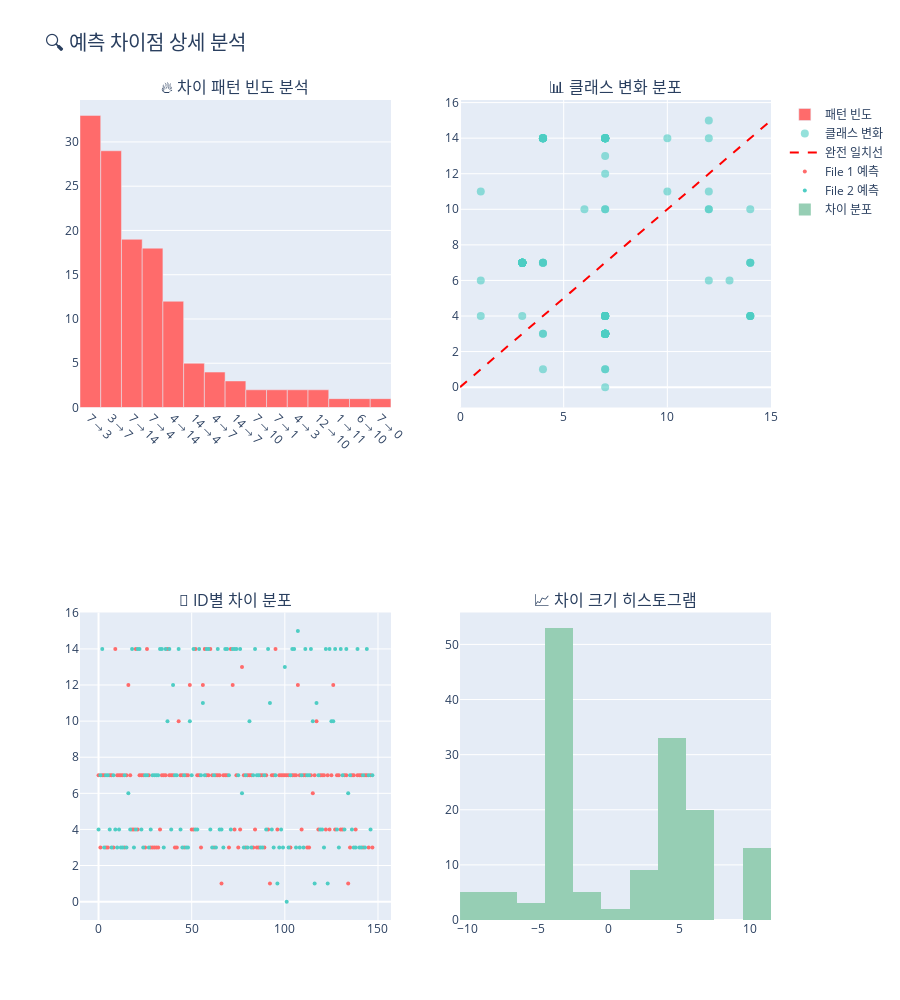

Notebook source saved alongside this figure:
### Code cell
# 📊 차이점 시각화 (다양한 관점)
def plot_difference_analysis():
    """
    차이점 분석을 위한 4개 서브플롯 차트 생성
    
    Returns:
        plotly.graph_objects.Figure or None: 생성된 차트 또는 None
    """
    # 필요한 데이터가 있는지 확인
    if not (file1_info and file2_info and len(different_predictions) > 0):
        print("⚠️ 차이점 데이터가 없어 시각화를 생성할 수 없습니다.")
        return None
    
    # 서브플롯 생성
    fig = make_subplots(
        rows=2, cols=2,
        subplot_titles=[
            "🔥 차이 패턴 빈도 분석",
            "📊 클래스 변화 분포",
            "🎯 ID별 차이 분포",
            "📈 차이 크기 히스토그램"
        ]
    )
    
    # 1. 차이 패턴 빈도 (막대 차트)
    pattern_counts = different_predictions.groupby(['target_file1', 'target_file2']).size().reset_index(name='count')
    pattern_counts['pattern'] = pattern_counts['target_file1'].astype(str) + ' → ' + pattern_counts['target_file2'].astype(str)
    pattern_counts = pattern_counts.sort_values('count', ascending=False).head(15)
    
    fig.add_trace(
        go.Bar(
            x=pattern_counts['pattern'],
            y=pattern_counts['count'],
            marker_color='#FF6B6B',
            name="패턴 빈도"
        ),
        row=1, col=1
    )
    
    # 2. 클래스 변화 분포 (산점도)
    fig.add_trace(
        go.Scatter(
            x=different_predictions['target_file1'],
            y=different_predictions['target_file2'],
            mode='markers',
            marker=dict(size=8, color='#4ECDC4', opacity=0.6),
            name="클래스 변화"
        ),
        row=1, col=2
    )
    
    # 대각선 추가 (일치하는 경우)
    max_class = max(different_predictions['target_file1'].max(), different_predictions['target_file2'].max())
    fig.add_trace(
        go.Scatter(
            x=[0, max_class],
            y=[0, max_class],
            mode='lines',
            line=dict(color='red', dash='dash'),
            name="완전 일치선"
        ),
        row=1, col=2
    )
    
    # 3. ID별 차이 분포 (샘플 순서대로) - plotly는 range 객체를 받지 않으므로 리스트로 변환
    sample_indices = list(range(len(different_predictions)))  # range를 list로 변환
    fig.add_trace(
        go.Scatter(
            x=sample_indices,
            y=different_predictions['target_file1'],
            mode='markers',
            marker=dict(color='#FF6B6B', size=4),
            name="File 1 예측"
        ),
        row=2, col=1
    )
    
    fig.add_trace(
        go.Scatter(
            x=sample_indices,
            y=different_predictions['target_file2'],
            mode='markers',
            marker=dict(color='#4ECDC4', size=4),
            name="File 2 예측"
        ),
        row=2, col=1
    )
    
    # 4. 차이 크기 히스토그램
    diff_values = different_predictions['target_file2'] - different_predictions['target_file1']
    fig.add_trace(
        go.Histogram(
            x=diff_values,
            nbinsx=20,
            marker_color='#96CEB4',
            name="차이 분포"
        ),
        row=2, col=2
    )
    
    # 레이아웃 업데이트
    fig.update_layout(
        height=1000,
        title="🔍 예측 차이점 상세 분석",
        title_font_size=20,
        showlegend=True
    )
    
    # X축 라벨 회전 (패턴 차트)
    fig.update_xaxes(tickangle=45, row=1, col=1)
    
    return fig

# 차이점 분석 차트 생성 및 표시
try:
    # 필요한 변수들이 정의되어 있는지 확인
    required_vars = ['file1_info', 'file2_info', 'different_predictions']
    missing_vars = [var for var in required_vars if var not in globals()]
    
    if missing_vars:
        print(f"❌ 필요한 변수가 정의되지 않았습니다: {', '.join(missing_vars)}")
        print("   이전 셀들을 먼저 실행해주세요.")
    elif 'different_predictions' in globals() and len(different_predictions) > 0:
        diff_fig = plot_difference_analysis()
        if diff_fig is not None:
            diff_fig.show()
            
            # plotly 차트를 PNG로 저장 (matplotlib 방식 사용)
            try:
                # kaleido 없이 matplotlib로 저장
                if 'comparison_logger' in globals():
                    # 한글 폰트 설정 재적용 (matplotlib 차트용)
                    import matplotlib.pyplot as plt
                    import matplotlib.font_manager as fm
                    
                    font_path = './font/NanumGothic.ttf'
                    if os.path.exists(font_path):
                        fontprop = fm.FontProperties(fname=font_path)
                        plt.rcParams['font.family'] = 'NanumGothic'
                        plt.rcParams['font.size'] = 10
                        plt.rcParams['axes.unicode_minus'] = False
                    
                    # 간단한 matplotlib 기반 대체 차트 생성 (plotly 저장 실패 시)
                    fig_alt, ((ax1, ax2), (ax3, ax4)) = plt.subplots(2, 2, figsize=(16, 12))
                    
                    # 1. 패턴 빈도 (간단화)
                    pattern_counts = different_predictions.groupby(['target_file1', 'target_file2']).size().reset_index(name='count')
                    top_patterns = pattern_counts.nlargest(10, 'count')
                    pattern_labels = [f"{row['target_file1']}→{row['target_file2']}" for _, row in top_patterns.iterrows()]
                    ax1.bar(range(len(top_patterns)), top_patterns['count'], color='#FF6B6B')
                    ax1.set_title('차이 패턴 빈도 (상위 10개)', fontweight='bold', fontsize=12)
                    ax1.set_xlabel('패턴', fontsize=10)
                    ax1.set_ylabel('빈도', fontsize=10)
                    ax1.set_xticks(range(len(top_patterns)))
                    ax1.set_xticklabels(pattern_labels, rotation=45)
                    
                    # 2. 클래스 변화 산점도
                    ax2.scatter(different_predictions['target_file1'], different_predictions['target_file2'], 
                               color='#4ECDC4', alpha=0.6)
                    ax2.plot([0, 16], [0, 16], 'r--', label='완전 일치선')
                    ax2.set_title('클래스 변화 분포', fontweight='bold', fontsize=12)
                    ax2.set_xlabel('파일 1 예측', fontsize=10)
                    ax2.set_ylabel('파일 2 예측', fontsize=10)
                    ax2.legend()
                    
                    # 3. 차이 크기 히스토그램
                    diff_values = different_predictions['target_file2'] - different_predictions['target_file1']
                    ax3.hist(diff_values, bins=20, color='#96CEB4', alpha=0.7)
                    ax3.set_title('차이 크기 분포', fontweight='bold', fontsize=12)
                    ax3.set_xlabel('예측 차이', fontsize=10)
                    ax3.set_ylabel('빈도', fontsize=10)
                    
                    # 4. 요약 통계
                    ax4.text(0.1, 0.8, f'전체 차이점: {len(different_predictions)}개', fontsize=12, transform=ax4.transAxes)
                    ax4.text(0.1, 0.6, f'가장 빈번한 변화: {pattern_labels[0]}', fontsize=12, transform=ax4.transAxes)
                    ax4.text(0.1, 0.4, f'평균 차이: {diff_values.mean():.2f}', fontsize=12, transform=ax4.transAxes)
                    ax4.text(0.1, 0.2, f'차이 표준편차: {diff_values.std():.2f}', fontsize=12, transform=ax4.transAxes)
                    ax4.set_title('요약 통계', fontweight='bold', fontsize=12)
                    ax4.axis('off')
                    
                    plt.suptitle('🔍 예측 차이점 상세 분석 (요약)', fontsize=16, fontweight='bold')
                    plt.tight_layout()
                    
                    # matplotlib 차트 저장
                    comparison_logger.save_figure(
                        fig_alt, 
                        "difference_analysis.png",
                        "차이점 상세 분석 차트 - 패턴 빈도, 클래스 변화, 차이 분포, 요약 통계"
                    )
                    
                    plt.close(fig_alt)
                    print("💾 차이점 분석 차트가 PNG로 저장되었습니다!")
                else:
                    print("⚠️ 로거가 설정되지 않아 이미지 저장을 건너뜁니다.")
                    
            except Exception as save_error:
                print(f"⚠️ 차트 저장 중 오류 (무시됨): {str(save_error)}")
                
            print("✅ 차이점 시각화 차트가 성공적으로 생성되었습니다.")
        else:
            print("⚠️ 차트를 생성할 수 없습니다.")
    else:
        print("ℹ️ 차이점이 없거나 데이터가 준비되지 않았습니다.")
        print("   이전 셀들을 실행하여 데이터를 로드해주세요.")
        
except NameError as e:
    print(f"❌ 변수 정의 오류: {str(e)}")
    print("   이전 셀들을 순서대로 실행해주세요.")
except Exception as e:
    print(f"❌ 차트 생성 중 오류 발생: {str(e)}")
    print("   데이터 상태를 확인해주세요.")

### Figure 1 — Plotly figure (JSON) as saved in the notebook; plotly's stock layout.template omitted (floating-point values rounded to 4 significant figures; data arrays with more than 128 entries replaced by an {"elided": "..."} marker saying what was removed)
{"data": [{"marker": {"color": "#FF6B6B"}, "name": "패턴 빈도", "type": "bar", "x": ["7 → 3", "3 → 7", "7 → 14", "7 → 4", "4 → 14", "14 → 4", "4 → 7", "14 → 7", "7 → 10", "7 → 1", "4 → 3", "12 → 10", "1 → 11", "6 → 10", "7 → 0"], "xaxis": "x", "y": [33, 29, 19, 18, 12, 5, 4, 3, 2, 2, 2, 2, 1, 1, 1], "yaxis": "y"}, {"marker": {"color": "#4ECDC4", "opacity": 0.6, "size": 8}, "mode": "markers", "name": "클래스 변화", "type": "scatter", "x": {"elided": "148 int values"}, "xaxis": "x2", "y": {"elided": "148 int values"}, "yaxis": "y2"}, {"line": {"color": "red", "dash": "dash"}, "mode": "lines", "name": "완전 일치선", "type": "scatter", "x": [0, 15], "xaxis": "x2", "y": [0, 15], "yaxis": "y2"}, {"marker": {"color": "#FF6B6B", "size": 4}, "mode": "markers", "name": "File 1 예측", "type": "scatter", "x": {"elided": "148 int values"}, "xaxis": "x3", "y": {"elided": "148 int values"}, "yaxis": "y3"}, {"marker": {"color": "#4ECDC4", "size": 4}, "mode": "markers", "name": "File 2 예측", "type": "scatter", "x": {"elided": "148 int values"}, "xaxis": "x3", "y": {"elided": "148 int values"}, "yaxis": "y3"}, {"marker": {"color": "#96CEB4"}, "name": "차이 분포", "nbinsx": 20, "type": "histogram", "x": {"elided": "148 int values"}, "xaxis": "x4", "yaxis": "y4"}], "layout": {"annotations": [{"font": {"size": 16}, "showarrow": false, "text": "🔥 차이 패턴 빈도 분석", "x": 0.225, "xanchor": "center", "xref": "paper", "y": 1, "yanchor": "bottom", "yref": "paper"}, {"font": {"size": 16}, "showarrow": false, "text": "📊 클래스 변화 분포", "x": 0.775, "xanchor": "center", "xref": "paper", "y": 1, "yanchor": "bottom", "yref": "paper"}, {"font": {"size": 16}, "showarrow": false, "text": "🎯 ID별 차이 분포", "x": 0.225, "xanchor": "center", "xref": "paper", "y": 0.375, "yanchor": "bottom", "yref": "paper"}, {"font": {"size": 16}, "showarrow": false, "text": "📈 차이 크기 히스토그램", "x": 0.775, "xanchor": "center", "xref": "paper", "y": 0.375, "yanchor": "bottom", "yref": "paper"}], "height": 1000, "showlegend": true, "title": {"font": {"size": 20}, "text": "🔍 예측 차이점 상세 분석"}, "xaxis": {"anchor": "y", "domain": [0, 0.45], "tickangle": 45}, "xaxis2": {"anchor": "y2", "domain": [0.55, 1]}, "xaxis3": {"anchor": "y3", "domain": [0, 0.45]}, "xaxis4": {"anchor": "y4", "domain": [0.55, 1]}, "yaxis": {"anchor": "x", "domain": [0.625, 1]}, "yaxis2": {"anchor": "x2", "domain": [0.625, 1]}, "yaxis3": {"anchor": "x3", "domain": [0, 0.375]}, "yaxis4": {"anchor": "x4", "domain": [0, 0.375]}}}
